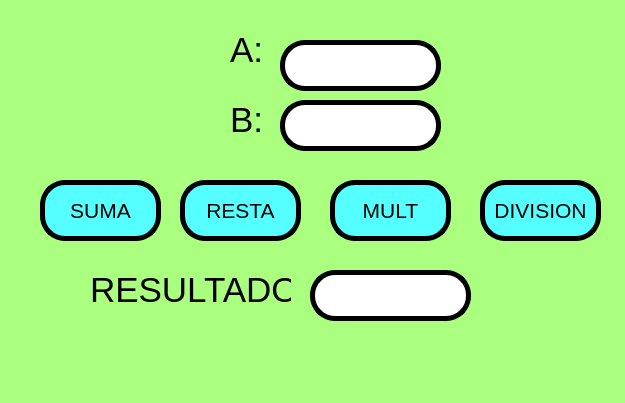
<?xml version="1.0" encoding="UTF-8"?>
<ui version="4.0">
 <class>MainWindow</class>
 <widget class="QMainWindow" name="MainWindow">
  <property name="geometry">
   <rect>
    <x>0</x>
    <y>0</y>
    <width>625</width>
    <height>403</height>
   </rect>
  </property>
  <property name="font">
   <font>
    <pointsize>18</pointsize>
   </font>
  </property>
  <property name="windowTitle">
   <string>Programa03</string>
  </property>
  <property name="styleSheet">
   <string notr="true">background-color: rgb(85, 170, 255);
background-color: rgb(255, 255, 127);
background-color: rgb(255, 255, 127);
background-color: rgb(170, 255, 127);</string>
  </property>
  <widget class="QWidget" name="centralwidget">
   <widget class="QPushButton" name="btn_sumar">
    <property name="geometry">
     <rect>
      <x>40</x>
      <y>180</y>
      <width>121</width>
      <height>61</height>
     </rect>
    </property>
    <property name="font">
     <font>
      <pointsize>16</pointsize>
     </font>
    </property>
    <property name="autoFillBackground">
     <bool>false</bool>
    </property>
    <property name="styleSheet">
     <string notr="true">background-color: rgb(85, 255, 255);
border-radius: 25px;
border: 5px solid black;</string>
    </property>
    <property name="text">
     <string>SUMA</string>
    </property>
    <property name="autoDefault">
     <bool>false</bool>
    </property>
   </widget>
   <widget class="QLabel" name="label">
    <property name="geometry">
     <rect>
      <x>230</x>
      <y>30</y>
      <width>31</width>
      <height>41</height>
     </rect>
    </property>
    <property name="styleSheet">
     <string notr="true"/>
    </property>
    <property name="text">
     <string>&lt;html&gt;&lt;head/&gt;&lt;body&gt;&lt;p&gt;&lt;span style=&quot; font-size:26pt; color:#000000;&quot;&gt;A:&lt;/span&gt;&lt;/p&gt;&lt;/body&gt;&lt;/html&gt;</string>
    </property>
   </widget>
   <widget class="QLabel" name="label_2">
    <property name="geometry">
     <rect>
      <x>230</x>
      <y>100</y>
      <width>31</width>
      <height>41</height>
     </rect>
    </property>
    <property name="styleSheet">
     <string notr="true"/>
    </property>
    <property name="text">
     <string>&lt;html&gt;&lt;head/&gt;&lt;body&gt;&lt;p&gt;&lt;span style=&quot; font-size:26pt; color:#000000;&quot;&gt;B:&lt;/span&gt;&lt;/p&gt;&lt;/body&gt;&lt;/html&gt;</string>
    </property>
   </widget>
   <widget class="QLabel" name="label_5">
    <property name="geometry">
     <rect>
      <x>90</x>
      <y>270</y>
      <width>201</width>
      <height>41</height>
     </rect>
    </property>
    <property name="styleSheet">
     <string notr="true"/>
    </property>
    <property name="text">
     <string>&lt;html&gt;&lt;head/&gt;&lt;body&gt;&lt;p&gt;&lt;span style=&quot; font-size:26pt; color:#000000;&quot;&gt;RESULTADO:&lt;/span&gt;&lt;/p&gt;&lt;/body&gt;&lt;/html&gt;</string>
    </property>
   </widget>
   <widget class="QPushButton" name="btn_dividir">
    <property name="geometry">
     <rect>
      <x>480</x>
      <y>180</y>
      <width>121</width>
      <height>61</height>
     </rect>
    </property>
    <property name="font">
     <font>
      <pointsize>16</pointsize>
     </font>
    </property>
    <property name="autoFillBackground">
     <bool>false</bool>
    </property>
    <property name="styleSheet">
     <string notr="true">background-color: rgb(85, 255, 255);
border-radius: 25px;
border: 5px solid black;</string>
    </property>
    <property name="text">
     <string>DIVISION</string>
    </property>
    <property name="autoDefault">
     <bool>false</bool>
    </property>
   </widget>
   <widget class="QPushButton" name="btn_multiplicar">
    <property name="geometry">
     <rect>
      <x>330</x>
      <y>180</y>
      <width>121</width>
      <height>61</height>
     </rect>
    </property>
    <property name="font">
     <font>
      <pointsize>16</pointsize>
     </font>
    </property>
    <property name="autoFillBackground">
     <bool>false</bool>
    </property>
    <property name="styleSheet">
     <string notr="true">background-color: rgb(85, 255, 255);
border-radius: 25px;
border: 5px solid black;</string>
    </property>
    <property name="text">
     <string>MULT</string>
    </property>
    <property name="autoDefault">
     <bool>false</bool>
    </property>
   </widget>
   <widget class="QPushButton" name="btn_restar">
    <property name="geometry">
     <rect>
      <x>180</x>
      <y>180</y>
      <width>121</width>
      <height>61</height>
     </rect>
    </property>
    <property name="font">
     <font>
      <pointsize>16</pointsize>
     </font>
    </property>
    <property name="autoFillBackground">
     <bool>false</bool>
    </property>
    <property name="styleSheet">
     <string notr="true">background-color: rgb(85, 255, 255);
border-radius: 25px;
border: 5px solid black;</string>
    </property>
    <property name="text">
     <string>RESTA</string>
    </property>
    <property name="autoDefault">
     <bool>false</bool>
    </property>
   </widget>
   <widget class="QLineEdit" name="txt_A">
    <property name="geometry">
     <rect>
      <x>280</x>
      <y>40</y>
      <width>161</width>
      <height>51</height>
     </rect>
    </property>
    <property name="font">
     <font>
      <pointsize>18</pointsize>
     </font>
    </property>
    <property name="styleSheet">
     <string notr="true">background-color: rgb(85, 255, 255);
background-color: rgb(255, 255, 255);
border-radius: 25px;
border: 5px solid black;
</string>
    </property>
    <property name="text">
     <string/>
    </property>
   </widget>
   <widget class="QLineEdit" name="txt_B">
    <property name="geometry">
     <rect>
      <x>280</x>
      <y>100</y>
      <width>161</width>
      <height>51</height>
     </rect>
    </property>
    <property name="font">
     <font>
      <pointsize>18</pointsize>
     </font>
    </property>
    <property name="styleSheet">
     <string notr="true">background-color: rgb(85, 255, 255);
background-color: rgb(255, 255, 255);
border-radius: 25px;
border: 5px solid black;
</string>
    </property>
   </widget>
   <widget class="QLineEdit" name="txt_resultado">
    <property name="geometry">
     <rect>
      <x>310</x>
      <y>270</y>
      <width>161</width>
      <height>51</height>
     </rect>
    </property>
    <property name="font">
     <font>
      <pointsize>18</pointsize>
     </font>
    </property>
    <property name="styleSheet">
     <string notr="true">background-color: rgb(85, 255, 255);
background-color: rgb(255, 255, 255);
border-radius: 25px;
border: 5px solid black;
</string>
    </property>
   </widget>
  </widget>
  <widget class="QMenuBar" name="menubar">
   <property name="geometry">
    <rect>
     <x>0</x>
     <y>0</y>
     <width>625</width>
     <height>21</height>
    </rect>
   </property>
  </widget>
  <widget class="QStatusBar" name="statusbar"/>
 </widget>
 <resources/>
 <connections/>
</ui>
